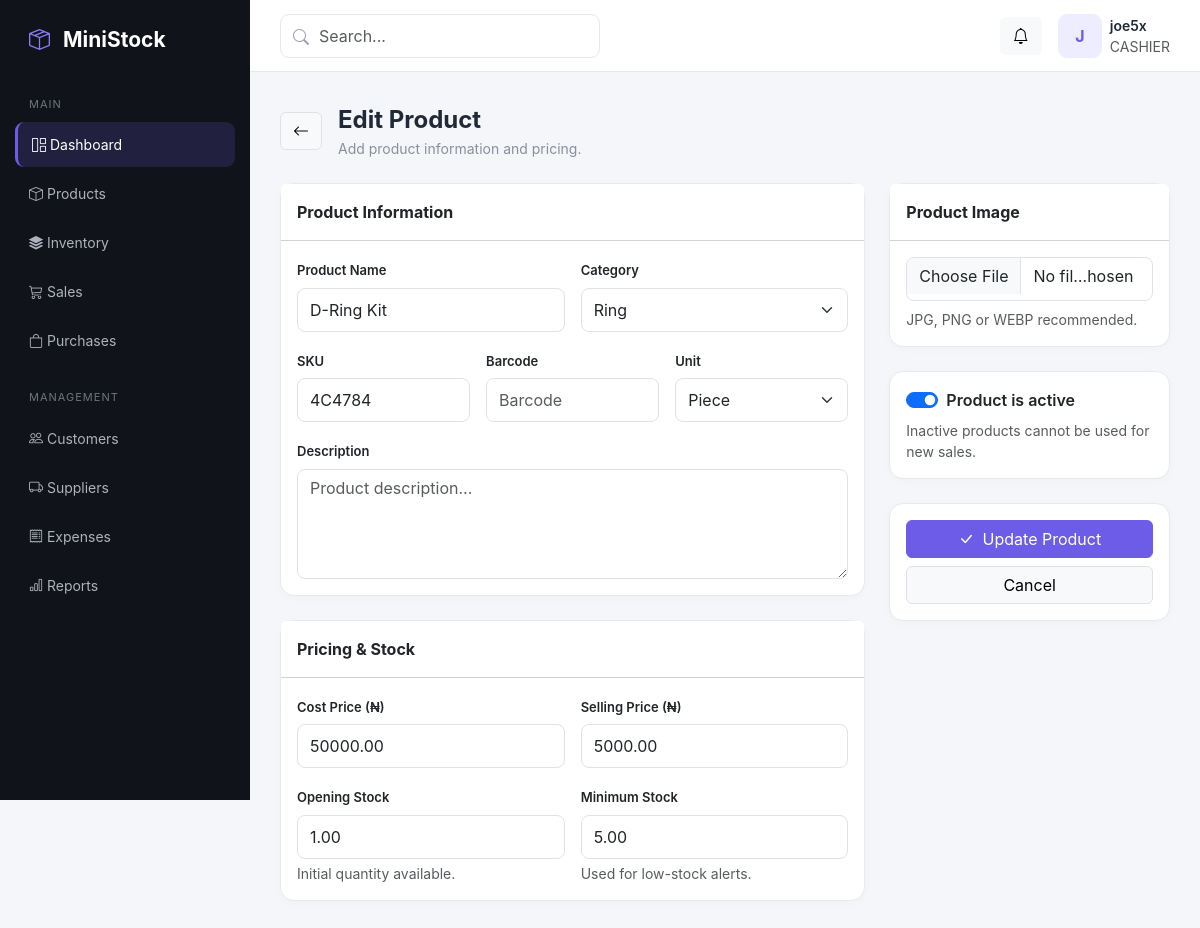
The page /products/1/edit/ (signed in) on the database its author committed.
### accounts/models.py (models this page shows, shortened)
class User(AbstractUser):
    class Role(models.TextChoices):
        ADMIN = "ADMIN", "Administrator"
        MANAGER = "MANAGER", "Manager"
        CASHIER = "CASHIER", "Cashier"
        STOREKEEPER = "STOREKEEPER", "Storekeeper"
    role = models.CharField(
        max_length=20,
        choices=Role.choices,
        default=Role.CASHIER,
    )
    phone = models.CharField(
        max_length=30,
        blank=True,
    )

### products/models.py (models this page shows, shortened)
class Product(models.Model):
    class Unit(models.TextChoices):
        PIECE = "piece", "Piece"
        PACK = "pack", "Pack"
        BOX = "box", "Box"
        CARTON = "carton", "Carton"
        KG = "kg", "Kilogram"
        GRAM = "gram", "Gram"
        LITRE = "litre", "Litre"
        METRE = "metre", "Metre"
    category = models.ForeignKey(
        Category,
        on_delete=models.PROTECT,
        related_name="products",
    )
    name = models.CharField(max_length=200)
    sku = models.CharField(
        max_length=50,
        unique=True,
    )
    barcode = models.CharField(
        max_length=100,
        blank=True,
        unique=True,
        null=True,
    )
    description = models.TextField(blank=True)
    unit = models.CharField(
        max_length=20,
        choices=Unit.choices,
        default=Unit.PIECE,
    )
    cost_price = models.DecimalField(
        max_digits=12,
        decimal_places=2,
        default=0,
    )
    selling_price = models.DecimalField(
        max_digits=12,
        decimal_places=2,
        default=0,
    )
    stock_quantity = models.DecimalField(
        max_digits=12,
        decimal_places=2,
        default=0,
    )
    minimum_stock = models.DecimalField(
        max_digits=12,
        decimal_places=2,
        default=5,
    )
    image = models.ImageField(
        upload_to="products/",
        blank=True,
        null=True,
    )
    is_active = models.BooleanField(default=True)
    created_at = models.DateTimeField(auto_now_add=True)
    updated_at = models.DateTimeField(auto_now=True)
    class Meta:
        ordering = ["name"]

### products/views.py (the view)
@login_required
def product_update(request, pk):
    product = get_object_or_404(Product, pk=pk)
    if request.method == "POST":
        form = ProductForm(
            request.POST,
            request.FILES,
            instance=product,
        )
        if form.is_valid():
            product = form.save()
            messages.success(
                request,
                f"{product.name} was updated successfully."
            )
            return redirect("products:product_list")
    else:
        form = ProductForm(instance=product)
    return render(
        request,
        "products/product_form.html",
        {
            "form": form,
            "product": product,
            "title": "Edit Product",
        },
    )

### products/models.py (called while the page is built)
    def __str__(self):
        return self.name

### templates/products/product_form.html (shortened to what this page needs)
{% extends "base.html" %}
{% block content %}
<div class="d-flex align-items-center gap-3 mb-4">
    <a
        href="{% url 'products:product_list' %}"
        class="btn btn-light border"
    >
        <i class="bi bi-arrow-left"></i>
    </a>
    <div>
        <div class="page-title">{{ title }}</div>
        <div class="page-subtitle">
            Add product information and pricing.
        </div>
    </div>
</div>
<form method="POST" enctype="multipart/form-data">
    <div class="row g-4">
        <div class="col-lg-8">
            <div class="card">
                <div class="card-header bg-white py-3">
                    <strong>Product Information</strong>
                </div>
                <div class="card-body">
                    <div class="row g-3">
                        <div class="col-md-6">
                            <label class="form-label">
                                Product Name
                            </label>
                            {{ form.name }}
                        </div>
                        <div class="col-md-6">
                            <label class="form-label">
                                Category
                            </label>
                            {{ form.category }}
                        </div>
                        <div class="col-md-4">
                            <label class="form-label">
                                SKU
                            </label>
                            {{ form.sku }}
                        </div>
                        <div class="col-md-4">
                            <label class="form-label">
                                Barcode
                            </label>
                            {{ form.barcode }}
                        </div>
                        <div class="col-md-4">
                            <label class="form-label">
                                Unit
                            </label>
                            {{ form.unit }}
                        </div>
                        <div class="col-12">
                            <label class="form-label">
                                Description
                            </label>
                            {{ form.description }}
                        </div>
                    </div>
                </div>
            </div>
            <div class="card mt-4">
                <div class="card-header bg-white py-3">
                    <strong>Pricing & Stock</strong>
                </div>
                <div class="card-body">
                    <div class="row g-3">
                        <div class="col-md-6">
                            <label class="form-label">
                                Cost Price (₦)
                            </label>
                            {{ form.cost_price }}
                        </div>
                        <div class="col-md-6">
                            <label class="form-label">
                                Selling Price (₦)
                            </label>
                            {{ form.selling_price }}
                        </div>
                        <div class="col-md-6">
                            <label class="form-label">
                                Opening Stock
                            </label>
                            {{ form.stock_quantity }}
                            <div class="form-text">
                                Initial quantity available.
                            </div>
                        </div>
                        <div class="col-md-6">
                            <label class="form-label">
                                Minimum Stock
                            </label>
                            {{ form.minimum_stock }}
                            <div class="form-text">
                                Used for low-stock alerts.
                            </div>
                        </div>
                    </div>
                </div>
            </div>
        </div>
        <div class="col-lg-4">
            <div class="card">
                <div class="card-header bg-white py-3">
                    <strong>Product Image</strong>
                </div>
                <div class="card-body">
                    {{ form.image }}
                    <div class="form-text mt-2">
                        JPG, PNG or WEBP recommended.
                    </div>
                </div>
            </div>
            <div class="card mt-4">
                <div class="card-body">
                    <div class="form-check form-switch">
                        {{ form.is_active }}
                        <label class="form-check-label fw-semibold">
                            Product is active
                        </label>
                    </div>
                    <div class="text-muted small mt-2">
                        Inactive products cannot be used for new sales.
                    </div>
                </div>
            </div>
            <div class="card mt-4">
                <div class="card-body">
                    <button
                        type="submit"
                        class="btn btn-primary w-100 mb-2"
                    >
                        <i class="bi bi-check-lg me-1"></i>
                        {% if product %}
                            Update Product
                        {% else %}
                            Save Product
                        {% endif %}
                    </button>
                    <a
                        href="{% url 'products:product_list' %}"
                        class="btn btn-light border w-100"
                    >
                        Cancel
                    </a>
                </div>
            </div>
        </div>
    </div>
</form>
{% endblock %}

### templates/base.html (shortened to what this page needs)
{% load static %}
<!DOCTYPE html>
<html lang="en">
<head>
    <link
        href="https://cdn.jsdelivr.net/npm/bootstrap@5.3.3/dist/css/bootstrap.min.css"
        rel="stylesheet"
    >
    <link
        href="https://cdn.jsdelivr.net/npm/bootstrap-icons@1.11.3/font/bootstrap-icons.css"
        rel="stylesheet"
    >
</head>
<body>
<aside class="sidebar">
    <div class="brand">
        <i class="bi bi-box-seam"></i>
        <span>MiniStock</span>
    </div>
    <div class="nav-title">Main</div>
    <a href="#" class="nav-link active">
        <i class="bi bi-grid-1x2"></i>
        <span>Dashboard</span>
    </a>
    <a href="{% url 'products:product_list' %}" class="nav-link">
        <i class="bi bi-box"></i>
        <span>Products</span>
    </a>
    <a href="{% url 'inventory:movement_list' %}" class="nav-link">
        <i class="bi bi-stack"></i>
        <span>Inventory</span>
    </a>
    <a href="#" class="nav-link">
        <i class="bi bi-cart3"></i>
        <span>Sales</span>
    </a>
    <a href="{% url 'purchases:purchase_list' %}" class="nav-link">
        <i class="bi bi-bag"></i>
        <span>Purchases</span>
    </a>
    <div class="nav-title mt-3">Management</div>
    <a href="#" class="nav-link">
        <i class="bi bi-people"></i>
        <span>Customers</span>
    </a>
    <a href="{% url 'suppliers:supplier_list' %}" class="nav-link">
        <i class="bi bi-truck"></i>
        <span>Suppliers</span>
    </a>
    <a href="#" class="nav-link">
        <i class="bi bi-receipt"></i>
        <span>Expenses</span>
    </a>
    <a href="#" class="nav-link">
        <i class="bi bi-bar-chart"></i>
        <span>Reports</span>
    </a>
</aside>
<div class="main">
    <header class="topbar">
        <div class="search-box">
            <i class="bi bi-search"></i>
            <input
                type="text"
                class="form-control"
                placeholder="Search..."
            >
        </div>
        <div class="d-flex align-items-center gap-3">
            <button class="btn btn-light">
                <i class="bi bi-bell"></i>
            </button>
            <div class="d-flex align-items-center gap-2">
                <div class="avatar-placeholder">
                    {{ request.user.username|first|upper }}
                </div>
                <div class="d-none d-md-block">
                    <div class="fw-semibold small">
                        {{ request.user.get_full_name|default:request.user.username }}
                    </div>
                    <div class="text-muted small">
                        {{ request.user.role|default:"User" }}
                    </div>
                </div>
            </div>
        </div>
    </header>
    <main class="content">
        {% block content %}
        {% endblock %}
    </main>
</div>
</body>
</html>

### templates/base.html (style rules this page uses)
:root { --primary: #6c5ce7; --primary-dark: #5849c5; --sidebar: #11131a; --background: #f5f6fa; --card: #ffffff; --text: #1f2937; --muted: #8a8f9c; --border: #e7e9ef; }
* { box-sizing: border-box; }
body { margin: 0; background: var(--background); color: var(--text); font-family: Inter, -apple-system, BlinkMacSystemFont, "Segoe UI", sans-serif; }
.sidebar { width: 250px; height: 100vh; position: fixed; left: 0; top: 0; background: var(--sidebar); color: white; padding: 24px 15px; z-index: 1000; }
.brand { font-size: 21px; font-weight: 700; padding: 0 14px 30px; }
.brand i { color: #8b7cf8; margin-right: 8px; }
.nav-title { color: #6f7480; font-size: 11px; text-transform: uppercase; letter-spacing: 1px; padding: 10px 14px; }
.sidebar .nav-link { color: #aeb2bd; padding: 12px 14px; border-radius: 9px; margin-bottom: 4px; font-size: 14px; }
.sidebar .nav-link i { width: 25px; }
.sidebar .nav-link:hover, .sidebar .nav-link.active { color: white; background: rgba(108, 92, 231, .18); }
.sidebar .nav-link.active { border-left: 3px solid var(--primary); }
.main { margin-left: 250px; min-height: 100vh; }
.topbar { height: 72px; background: white; border-bottom: 1px solid var(--border); display: flex; align-items: center; justify-content: space-between; padding: 0 30px; }
.search-box { width: 320px; position: relative; }
.search-box i { position: absolute; left: 13px; top: 11px; color: #9ca3af; }
.search-box input { padding-left: 38px; border: 1px solid var(--border); border-radius: 9px; height: 40px; }
.content { padding: 30px; }
.page-title { font-size: 24px; font-weight: 700; }
.page-subtitle { color: var(--muted); font-size: 14px; }
.card { border: 1px solid var(--border); border-radius: 14px; box-shadow: 0 2px 10px rgba(0, 0, 0, .025); }
.btn-primary { background: var(--primary); border-color: var(--primary); }
.avatar-placeholder { width: 44px; height: 44px; border-radius: 9px; background: #eeecff; color: var(--primary); display: flex; align-items: center; justify-content: center; font-weight: 700; }
.form-label { font-size: 13px; font-weight: 600; margin-bottom: 7px; }
.form-control, .form-select { min-height: 44px; border-color: #dfe2e8; border-radius: 8px; }

### rows shown on the page
User: user.username|first "J", user.get_full_name "joe5x", user.role "CASHIER"
Product: name "D-Ring Kit", category "Ring", sku "4C4784", unit "Piece", cost_price "50000.00", selling_price "5000.00", stock_quantity "1.00", minimum_stock "5.00", is_active "☑"

### other values the page prints
{{ title }} "Edit Product"
